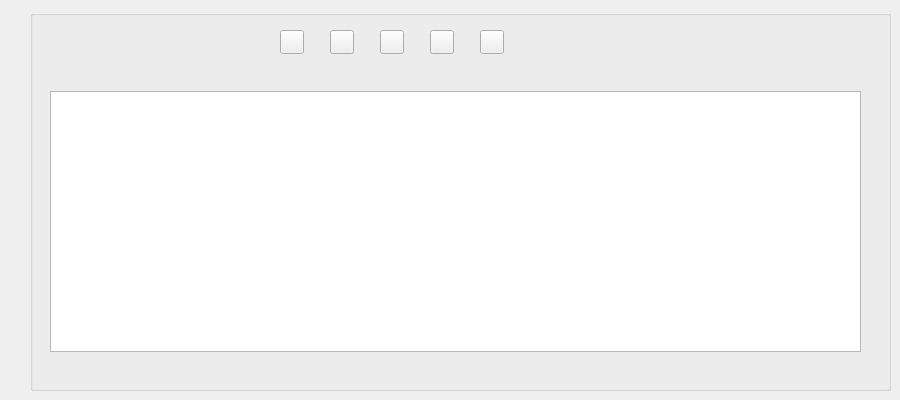
     <widget class="QWidget" name="EngineManageTab">
      <attribute name="title">
       <string>Engine Manage</string>
      </attribute>
      <widget class="QGroupBox" name="groupBox_Engine_Manage">
       <property name="geometry">
        <rect>
         <x>30</x>
         <y>10</y>
         <width>861</width>
         <height>381</height>
        </rect>
       </property>
       <property name="autoFillBackground">
        <bool>true</bool>
       </property>
       <property name="title">
        <string/>
       </property>
       <widget class="QPushButton" name="pushButton_Add_Engine">
        <property name="geometry">
         <rect>
          <x>250</x>
          <y>20</y>
          <width>24</width>
          <height>24</height>
         </rect>
        </property>
        <property name="sizePolicy">
         <sizepolicy hsizetype="Preferred" vsizetype="Preferred">
          <horstretch>0</horstretch>
          <verstretch>0</verstretch>
         </sizepolicy>
        </property>
        <property name="text">
         <string/>
        </property>
        <property name="icon">
         <iconset resource="../resources.qrc">
          <normaloff>:/icons/engine_add_icon.png</normaloff>:/icons/engine_add_icon.png</iconset>
        </property>
        <property name="iconSize">
         <size>
          <width>24</width>
          <height>24</height>
         </size>
        </property>
       </widget>
       <widget class="QPushButton" name="pushButton_Edit_Engine">
        <property name="geometry">
         <rect>
          <x>300</x>
          <y>20</y>
          <width>24</width>
          <height>24</height>
         </rect>
        </property>
        <property name="text">
         <string/>
        </property>
        <property name="icon">
         <iconset resource="../resources.qrc">
          <normaloff>:/icons/edit_engine_icon.png</normaloff>:/icons/edit_engine_icon.png</iconset>
        </property>
        <property name="iconSize">
         <size>
          <width>24</width>
          <height>24</height>
         </size>
        </property>
       </widget>
       <widget class="QPushButton" name="pushButton_Close_Engine">
        <property name="geometry">
         <rect>
          <x>350</x>
          <y>20</y>
          <width>24</width>
          <height>24</height>
         </rect>
        </property>
        <property name="text">
         <string/>
        </property>
        <property name="icon">
         <iconset resource="../resources.qrc">
          <normaloff>:/icons/close_icon.png</normaloff>:/icons/close_icon.png</iconset>
        </property>
        <property name="iconSize">
         <size>
          <width>24</width>
          <height>24</height>
         </size>
        </property>
       </widget>
       <widget class="QPushButton" name="pushButton_Moveup_Engine">
        <property name="geometry">
         <rect>
          <x>400</x>
          <y>20</y>
          <width>24</width>
          <height>24</height>
         </rect>
        </property>
        <property name="text">
         <string/>
        </property>
        <property name="icon">
         <iconset resource="../resources.qrc">
          <normaloff>:/icons/move_up.png</normaloff>:/icons/move_up.png</iconset>
        </property>
        <property name="iconSize">
         <size>
          <width>24</width>
          <height>24</height>
         </size>
        </property>
       </widget>
       <widget class="QPushButton" name="pushButton_Movedown_Engine">
        <property name="geometry">
         <rect>
          <x>450</x>
          <y>20</y>
          <width>24</width>
          <height>24</height>
         </rect>
        </property>
        <property name="text">
         <string/>
        </property>
        <property name="icon">
         <iconset resource="../resources.qrc">
          <normaloff>:/icons/move_down.png</normaloff>:/icons/move_down.png</iconset>
        </property>
        <property name="iconSize">
         <size>
          <width>24</width>
          <height>24</height>
         </size>
        </property>
       </widget>
       <widget class="QTableWidget" name="tableWidget_Engine_Mange">
        <property name="geometry">
         <rect>
          <x>20</x>
          <y>81</y>
          <width>811</width>
          <height>261</height>
         </rect>
        </property>
       </widget>
      </widget>
     </widget>
